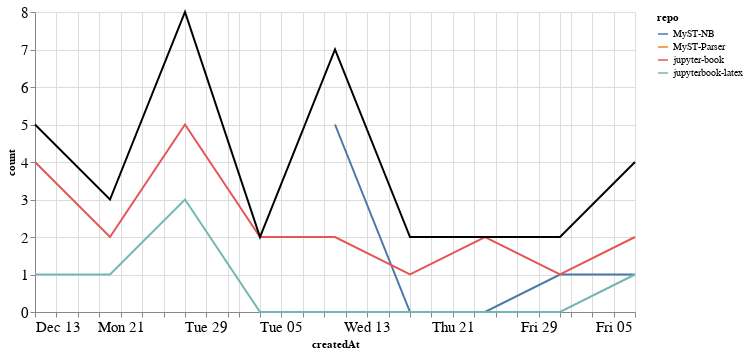

The notebook cell this image was saved under:
### Markdown cell above
### Comments

### Code cell
comments_time = comments.groupby('repo').resample('W', on='createdAt').count()['author'].reset_index()
comments_time = comments_time.rename(columns={'author': 'count'})
comments_time_total = comments_time.groupby('createdAt').agg({"count": "sum"}).reset_index()
ch1 = alt.Chart(comments_time, width=600).mark_line().encode(
    x='createdAt',
    y='count',
    color='repo',
    tooltip="repo"
)

ch2 = alt.Chart(comments_time_total, width=600).mark_line(color="black").encode(
    x='createdAt',
    y='count',
)

ch1 + ch2

### Figure 1 — Vega-Lite specification as saved in the notebook (floating-point values rounded to 4 significant figures)
{"config": {"axisLeft": {"labelFontSize": 15}, "axisBottom": {"labelFontSize": 15}}, "layer": [{"data": {"name": "data-514157ab70955a286386178c32a809f3"}, "mark": "line", "encoding": {"color": {"type": "nominal", "field": "repo"}, "tooltip": {"type": "nominal", "field": "repo"}, "x": {"type": "temporal", "field": "createdAt"}, "y": {"type": "quantitative", "field": "count"}}, "width": 600}, {"data": {"name": "data-1b39a8c5f83da804e1d09b446af79921"}, "mark": {"type": "line", "color": "black"}, "encoding": {"x": {"type": "temporal", "field": "createdAt"}, "y": {"type": "quantitative", "field": "count"}}, "width": 600}], "$schema": "https://vega.github.io/schema/vega-lite/v4.8.1.json", "datasets": {"data-514157ab70955a286386178c32a809f3": [{"repo": "MyST-NB", "createdAt": "2021-01-10T00:00:00", "count": 5}, {"repo": "MyST-NB", "createdAt": "2021-01-17T00:00:00", "count": 0}, {"repo": "MyST-NB", "createdAt": "2021-01-24T00:00:00", "count": 0}, {"repo": "MyST-NB", "createdAt": "2021-01-31T00:00:00", "count": 1}, {"repo": "MyST-NB", "createdAt": "2021-02-07T00:00:00", "count": 1}, {"repo": "MyST-Parser", "createdAt": "2021-01-17T00:00:00", "count": 1}, {"repo": "jupyter-book", "createdAt": "2020-12-13T00:00:00", "count": 4}, {"repo": "jupyter-book", "createdAt": "2020-12-20T00:00:00", "count": 2}, {"repo": "jupyter-book", "createdAt": "2020-12-27T00:00:00", "count": 5}, {"repo": "jupyter-book", "createdAt": "2021-01-03T00:00:00", "count": 2}, {"repo": "jupyter-book", "createdAt": "2021-01-10T00:00:00", "count": 2}, {"repo": "jupyter-book", "createdAt": "2021-01-17T00:00:00", "count": 1}, {"repo": "jupyter-book", "createdAt": "2021-01-24T00:00:00", "count": 2}, {"repo": "jupyter-book", "createdAt": "2021-01-31T00:00:00", "count": 1}, {"repo": "jupyter-book", "createdAt": "2021-02-07T00:00:00", "count": 2}, {"repo": "jupyterbook-latex", "createdAt": "2020-12-13T00:00:00", "count": 1}, {"repo": "jupyterbook-latex", "createdAt": "2020-12-20T00:00:00", "count": 1}, {"repo": "jupyterbook-latex", "createdAt": "2020-12-27T00:00:00", "count": 3}, {"repo": "jupyterbook-latex", "createdAt": "2021-01-03T00:00:00", "count": 0}, {"repo": "jupyterbook-latex", "createdAt": "2021-01-10T00:00:00", "count": 0}, {"repo": "jupyterbook-latex", "createdAt": "2021-01-17T00:00:00", "count": 0}, {"repo": "jupyterbook-latex", "createdAt": "2021-01-24T00:00:00", "count": 0}, {"repo": "jupyterbook-latex", "createdAt": "2021-01-31T00:00:00", "count": 0}, {"repo": "jupyterbook-latex", "createdAt": "2021-02-07T00:00:00", "count": 1}], "data-1b39a8c5f83da804e1d09b446af79921": [{"createdAt": "2020-12-13T00:00:00", "count": 5}, {"createdAt": "2020-12-20T00:00:00", "count": 3}, {"createdAt": "2020-12-27T00:00:00", "count": 8}, {"createdAt": "2021-01-03T00:00:00", "count": 2}, {"createdAt": "2021-01-10T00:00:00", "count": 7}, {"createdAt": "2021-01-17T00:00:00", "count": 2}, {"createdAt": "2021-01-24T00:00:00", "count": 2}, {"createdAt": "2021-01-31T00:00:00", "count": 2}, {"createdAt": "2021-02-07T00:00:00", "count": 4}]}}
